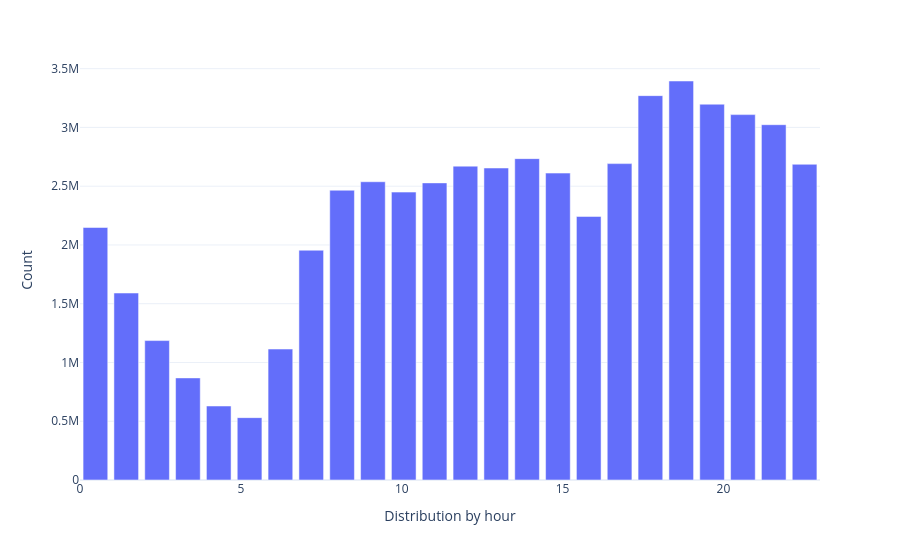

The notebook cell this image was saved under:
### Code cell
hist(table_feats['trip_hour'], "Distribution by hour", bins=24)

### Figure 1 — Plotly figure (JSON) as saved in the notebook; plotly's stock layout.template omitted (floating-point values rounded to 4 significant figures)
{"data": [{"hovertemplate": "Distribution by hour=%{x}<br>Count=%{y}<extra></extra>", "legendgroup": "", "marker": {"color": "#636efa", "pattern": {"shape": ""}}, "name": "", "orientation": "v", "showlegend": false, "textposition": "auto", "type": "bar", "x": [0.4792, 1.438, 2.396, 3.354, 4.312, 5.271, 6.229, 7.188, 8.146, 9.104, 10.06, 11.02, 11.98, 12.94, 13.9, 14.85, 15.81, 16.77, 17.73, 18.69, 19.65, 20.6, 21.56, 22.52], "xaxis": "x", "y": [2148606, 1591012, 1186368, 868779, 629599, 530706, 1114224, 1955109, 2465604, 2537813, 2449731, 2528060, 2670709, 2654705, 2734487, 2611465, 2242657, 2692074, 3270470, 3395037, 3197696, 3109049, 3023295, 2686435], "yaxis": "y"}], "layout": {"barmode": "relative", "legend": {"tracegroupgap": 0}, "margin": {"t": 60}, "xaxis": {"anchor": "y", "domain": [0, 1], "title": {"text": "Distribution by hour"}}, "yaxis": {"anchor": "x", "domain": [0, 1], "title": {"text": "Count"}}}}
